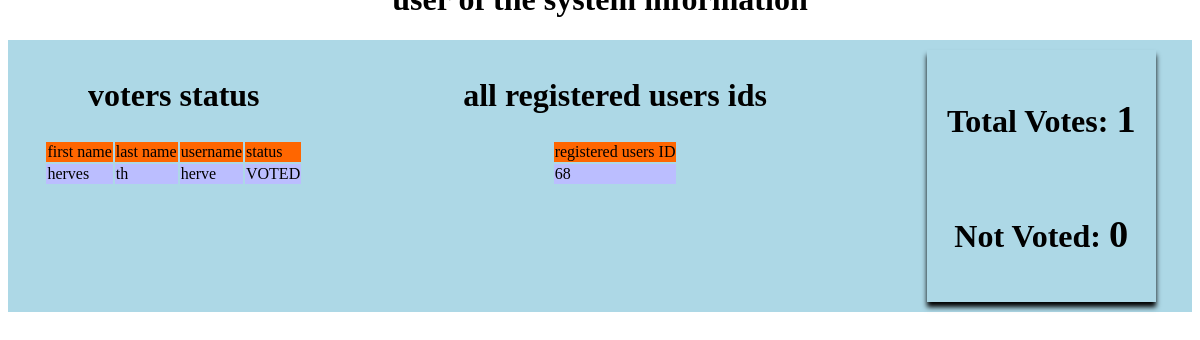
The app's page /admin/viewusers.php (signed in) with its own data.
### tables this page shows
CREATE TABLE `voters` (
  `firstname` varchar(100) NOT NULL,
  `lastname` varchar(100) NOT NULL,
  `username` varchar(100) NOT NULL,
  `status` varchar(10) NOT NULL DEFAULT 'NOTVOTED',
  `voted` varchar(255) DEFAULT NULL
);

CREATE TABLE `loginusers` (
  `id` int(200) NOT NULL,
  `username` varchar(100) NOT NULL,
  `password` varchar(100) NOT NULL,
  `rank` varchar(80) NOT NULL DEFAULT 'voter',
  `status` varchar(10) NOT NULL DEFAULT 'ACTIVE'
);

### admin/viewusers.php (the view, shortened to what this page needs)
<div class="users">
<h1 style="display: block">user of the system information</h1>
<?php
include "connection.php";
$member = mysqli_query($con, 'SELECT * FROM voters' );
if (mysqli_num_rows($member)== 0 ) {
	echo '<font color="red">No results found</font>';
}
else {
	echo '<center>
    <div>
    <h2>voters status</h2>
    </div>
<table class="tables"><tr bgcolor="#FF6600">
<td fontsize="16">first name</td>
<td >last name</td>
<td >username</td>
<td >status</td>
</tr>';
while($mb=mysqli_fetch_object($member))
		{
			$fname=$mb->firstname;
			$lname=$mb->lastname;
			$username=$mb->username;
			$status=$mb->status;
			echo '<tr bgcolor="#BBBEFF">';
	echo '<td>'.$fname.'</td>';
	echo '<td>'.$lname.'</td>';
	echo '<td>'.$username.'</td>';
	echo '<td>'.$status.'</td>';
	echo "</tr>";
		}
		echo'</table></center>';
	}
?>
<?php
include "connection.php";
$member = mysqli_query($con, 'SELECT * FROM loginusers' );
if (mysqli_num_rows($member)== 0 ) {
	echo '<font color="red">No results found. there are no registered users yet</font>';
}
else {
	echo '<center>
<div>
<h2>all registered users ids</h2>
</div>
<table class="tables">
<tr bgcolor="#FF6600">
<td >registered users ID</td>
</tr>';
while($mb=mysqli_fetch_object($member))
		{
			$vid=$mb->id;
			echo '<tr bgcolor="#BBBEFF">';
	echo '<td>'.$vid.'</td>';
		}
		echo'</table></center>';
	}
?>
<div class="vote_numbers">
<?php
$sql = "SELECT COUNT('votes') AS vote_count FROM voters WHERE status='voted'";
$result = mysqli_query($con, $sql);
if ($result) {
  $row = mysqli_fetch_assoc($result);
  $voteCount = $row['vote_count'];
  echo "<h2>Total Votes: <big>$voteCount</big> </h2>" ;
} else {
  echo "Error: " . mysqli_error($con);
}
?>
<br>
<?php
$sql = "SELECT COUNT('votes') AS not_Voted FROM voters WHERE status='NOTVOTED'";
$result = mysqli_query($con, $sql);
if ($result) {
  $row = mysqli_fetch_assoc($result);
  $voteCount = $row['not_Voted'];
  echo "<h2 class='h2'>Not Voted: <big>$voteCount</big></h2> " ;
} else {
  echo "Error: " . mysqli_error($con);
}
?>
</div>
</div>

### admin/viewusers.php (style rules this page uses)
.users { display: flex; justify-content: center; gap: 10rem; padding: 10px 30px; position: relative; margin-top: 40px; background: lightblue; }
.users h1 { position: absolute; top: -80px; font-size: 2em; }
h2 { font-size: 2rem; }
.users .vote_numbers { box-shadow: 0 5px 5px black; padding: 20px; display: flex; flex-direction: column; justify-content: center; align-items: center; }

### records on screen
voters: firstname "herves", lastname "th", username "herve", status "VOTED"
loginusers: id "68"

### other values on screen
$voteCount "1"
$voteCount "0"
